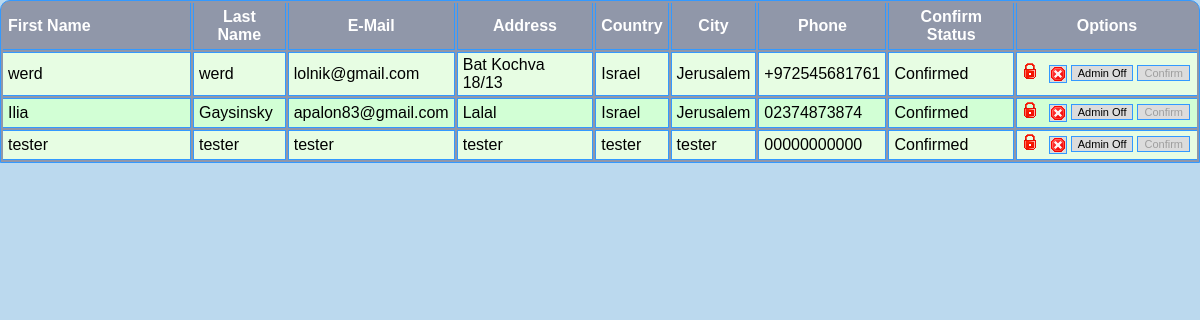
Page /ajax/users.php (signed in) on the committed database.
### tables this page shows
CREATE TABLE `tbl_users` (
  `id` int(11) NOT NULL AUTO_INCREMENT,
  `id_first_name` varchar(250) NOT NULL,
  `id_last_name` varchar(250) NOT NULL,
  `id_email` varchar(250) DEFAULT NULL,
  `id_birth_date` varchar(50) DEFAULT NULL,
  `id_address` varchar(250) DEFAULT NULL,
  `id_country` varchar(100) DEFAULT NULL,
  `id_city` varchar(250) DEFAULT NULL,
  `id_zip` int(5) DEFAULT NULL,
  `id_phone` varchar(20) DEFAULT NULL,
  `id_confirm_status` tinyint(1) DEFAULT '0',
  `id_admin` tinyint(1) DEFAULT '0',
  `id_confirm_code` varchar(250) DEFAULT NULL,
  `id_password` varchar(200) DEFAULT NULL,
  PRIMARY KEY (`id`),
  UNIQUE KEY `email_uniq` (`id_email`) USING BTREE
);

### ajax/users.php (the view, shortened to what this page needs)
<?php
    $sql = "SELECT * FROM tbl_users";
    $q= mysql_query($sql);
    $count = mysql_num_rows($q);
    ?>
<link type="text/css" href="css/css.css" rel="stylesheet" />
<table border="1" class="listing">
  <tr>
    <th>First Name</th>
    <th>Last Name</th>
    <th>E-Mail</th>
    <th>Address</th>
    <th>Country</th>
    <th>City</th>
    <th>Phone</th>
    <th>Confirm Status</th>
    <th>Options</th>
  </tr>
    <?php
    for($i=0;$i<$count;$i++){
        $f = mysql_fetch_array($q);
        ?>
  <tr>
    <td><?php echo $f['id_first_name'];?></td>
    <td><?php echo $f['id_last_name'];?></td>
    <td><?php echo $f['id_email'];?></td>
    <td><?php echo $f['id_address'];?></td>
    <td><?php echo $f['id_country'];?></td>
    <td><?php echo $f['id_city'];?></td>
    <td><?php echo $f['id_phone'];?></td>
    <td><?php
        if ($f['id_confirm_status']==1)
            echo "Confirmed";
        elseif ($f['id_confirm_status']==0)
            echo "Waiting..(" . substr($f['id_confirm_code'],0,6) . "..)";
        elseif ($f['id_confirm_status']==2)
            echo "Disabled";
    ?></td>
	<td class="btnPanel">
    <?php if ($f['id_confirm_status']==1) { ?>
    <img onclick="PrepareToChangeUserDetails('<?php echo $f['id'];?>','disable');" src="images/disable.gif" alt="Disable this user" title="Disable this user" />
    <?php } ?>
	<input class="btn_admin" onclick="PrepareToChangeUserDetails('<?php echo $f['id'];?>','confirm')" type="button" value="Confirm" <?php if ($f['id_confirm_status']!=0) echo " disabled='disabled'"?> />
    <?php if ($f['id_admin']==0) { ?>
    <input class="btn_admin" onclick="PrepareToChangeUserDetails('<?php echo $f['id'];?>','adminon')" type="button" value="Admin On"  />
     <?php }else{ ?>
     <input class="btn_admin" onclick="PrepareToChangeUserDetails('<?php echo $f['id'];?>','adminoff')" type="button" value="Admin Off"  />
    <?php }  ?>
	<img  class="btn_admin" alt="Delete" src="images/hr.gif" onclick="if (confirm('Are you sure to remove this user?')) PrepareToChangeUserDetails('<?php echo $f['id'];?>','delete');" />
	</td>
  </tr>
    <?php }  ?>
</table>

### ajax/css/css.css (style rules this page uses)
table.listing { border-bottom:1px solid #3399FF; background:#9097A9; padding:0; margin:0; border:1px solid #3399FF; border-top-left-radius: 10px; border-top-right-radius: 10px; -moz-border-radius-topleft: 10px; -moz-border-radius-topright: 10px; -webkit-border-top-left-radius: 10px; -webkit-border-top-right-radius: 10px; }
table.listing th { border-top:0 !important; }
table.listing td, table.listing th { border:1px solid #3399FF; text-align:center; }
table.listing th { color:#fff; padding:5px; }
table.listing td { background:#E7FDE3; color:#000; padding:3px 5px; text-align:left; }
table.listing tr:nth-child(odd) td { background:#D2FFD5; }
table.listing th:first-child, table.listing td:first-child { border-left:0px solid #3399FF;text-align:left; }
table.listing th:last-child, table.listing td:last-child { border-right:0px solid #3399FF; }
table.listing th:first-child { width: 177px; border-left:0; }
table { width: 100%; }
.btn_admin { border-bottom:1px solid #3399FF; background:#DCDCDC; margin:2px; border:1px solid #3399FF; float: right; font-size: 11px; }
.btnPanel { width: 170px; }

### rows in the picture
tbl_users: id_first_name "werd", id_last_name "werd", id_email "lolnik@gmail.com", id_address "Bat Kochva 18/13", id_country "Israel", id_city "Jerusalem", id_phone "+972545681761", shows "Confirmed", id_confirm_status "Confirm"
tbl_users: id_first_name "Ilia", id_last_name "Gaysinsky", id_email "apalon83@gmail.com", id_address "Lalal", id_country "Israel", id_city "Jerusalem", id_phone "02374873874", shows "Confirmed", id_confirm_status "Confirm"
tbl_users: id_first_name "tester", id_last_name "tester", id_email "tester", id_address "tester", id_country "tester", id_city "tester", id_phone "00000000000", shows "Confirmed", id_confirm_status "Confirm"
